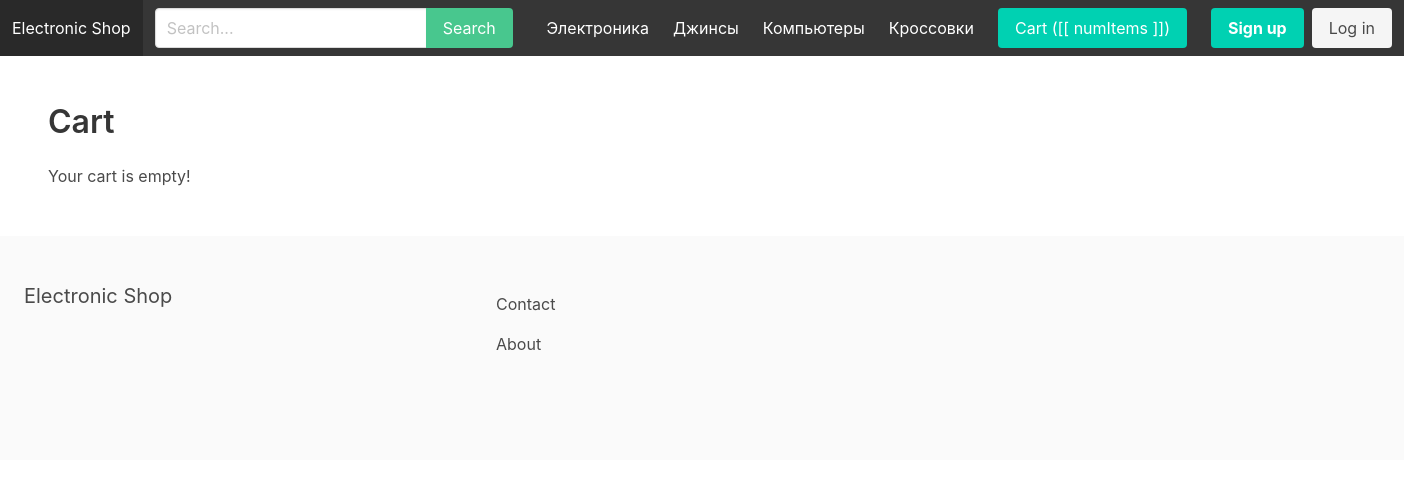
Page /cart/ on the committed database.
### store/models.py (models this page shows, shortened)
class Category(models.Model):
    title = models.CharField(max_length=255)
    slug = models.SlugField(max_length=255)
    ordering = models.IntegerField(default=0)
    is_featured = models.BooleanField(default=False)
    class Meta:
        verbose_name_plural = 'Categories'
        ordering = ('ordering',)

### cart/views.py (the view)
# urls.py: path('cart/', cart_detail, name='cart_detail'),
def cart_detail(request):
    cart = Cart(request)
    productsstring = ''
    productsstring = ''
    for item in cart:
        product = item['product']
        b = "{'id': '%s', 'title': '%s', 'price': '%s', 'quantity': '%s', 'total_price': '%s'}," % (product.id, product.title, product.price,
                                                                               item['quantity'], item['total_price'])
        productsstring = productsstring + b
    context = {'cart': cart,
               'productsstring': productsstring}
    return render(request, 'cart_detail.html', context)

### cart/cart.py (called while the page is built)
    def __iter__(self):
        print('__iter__')
        product_ids = self.cart.keys()
        product_clean_ids = []
        for p in product_ids:
            product_clean_ids.append(p)
            self.cart[str(p)]['product'] = Product.objects.get(pk=p)
        for item in self.cart.values():
            item['total_price'] = float(item['price']) * int(item['quantity'])
            yield item

    def __len__(self):
        return sum(item['quantity'] for item in self.cart.values())

### store/context_processors.py (called while the page is built)
def menu_categories(request):
    categories = Category.objects.all()
    return {'menu_categories': categories}

### cart/templates/cart_detail.html (shortened to what this page needs)
{% extends 'base.html' %}
{% block content %}
<div id="cartapp">
    <h1 class="title">Cart</h1>
    {% if cart %}
    <div class="table">
        <table class="table">
            <thead>
            <th>Product</th>
            <th>Quantity</th>
            <th>Price</th>
            <th></th>
            </thead>
            <tbody>
            <tr v-for="product in products">
                <td>[[ product.title ]]</td>
                <td>[[ product.quantity ]]<button @click="incrementQuantity(product.id, product.quantity)">+</button></td>
                <td>[[ product.total_price ]]</td>
                <td><button @click="removeFromCart( product.id )">Remove from cart</button></td>
            </tr>
            </tbody>
        </table>
    </div>
</div>
    {% else %}
        <p>Your cart is empty!</p>
    {% endif %}
</div>
{% endblock %}

### core/templates/base.html (shortened to what this page needs)
{% load static %}
<!DOCTYPE html>
<html>
	<head>
		<link rel="stylesheet" href="https://cdn.jsdelivr.net/npm/bulma@0.9.0/css/bulma.min.css">
		<link rel="stylesheet" href="{% static 'main.css' %}">
	</head>
	<body>
		<nav class="navbar is-dark" id="navbarapp">
			<div class="navbar-brand">
				<a class="navbar-item" href="{% url 'frontpage' %}">Electronic Shop</a>
			</div>
			<div id="main-navbar" class="navbar-menu" :class="{ 'is-active': menuClass }">
				<div class="navbar-start">
					<div class="navbar-item">
						<form method="get" action="">
							<div class="field has-addons">
								<div class="control">
									<input type="text" class="input" placeholder="Search..." name="query">
								</div>
								<div class="control">
									<button class="button is-success">Search</button>
								</div>
							</div>
						</form>
					</div>
				</div>
				<div class="navbar-end">
					{% for category in menu_categories %}
						{% if not category.children.all %}
                        	<a href="{% url 'category_detail' category.slug %}" class="navbar-item">{{ category.title }}</a>
						{% endif %}
					{% endfor %}
					<div class="navbar-item" id="navbarapp">
						<a href="{% url 'cart_detail' %}" class="button is-primary">Cart ([[ numItems ]])</a>
					</div>
					{% if request.user.is_authenticated %}
						<div class="navbar-item">
							<a href="" class="button is-light">My account</a>
						</div>
					{% else %}
						<div class="navbar-item">
							<div class="buttons">
								<a href="" class="button is-primary"><strong>Sign up</strong></a>
								<a href="" class="button is-light">Log in</a>
							</div>
						</div>
					{% endif %}
				</div>
			</div>
		</nav>
		<section class="section">
			{% block content %}
            {% endblock %}
		</section>
		<footer class="footer">
			<div class="columns">
				<div class="column is-4">
					<h2 class="subtitle">Electronic Shop</h2>
				</div>
				<div class="column is-8">
					<a href="{% url 'contact' %}" class="navbar-item">Contact</a>
					<a href="{% url 'about' %}" class="navbar-item">About</a>
				</div>
			</div>
		</footer>
	</body>
</html>

### rows in the picture
Category: title "Электроника"
Category: title "Джинсы"
Category: title "Компьютеры"
Category: title "Кроссовки"
